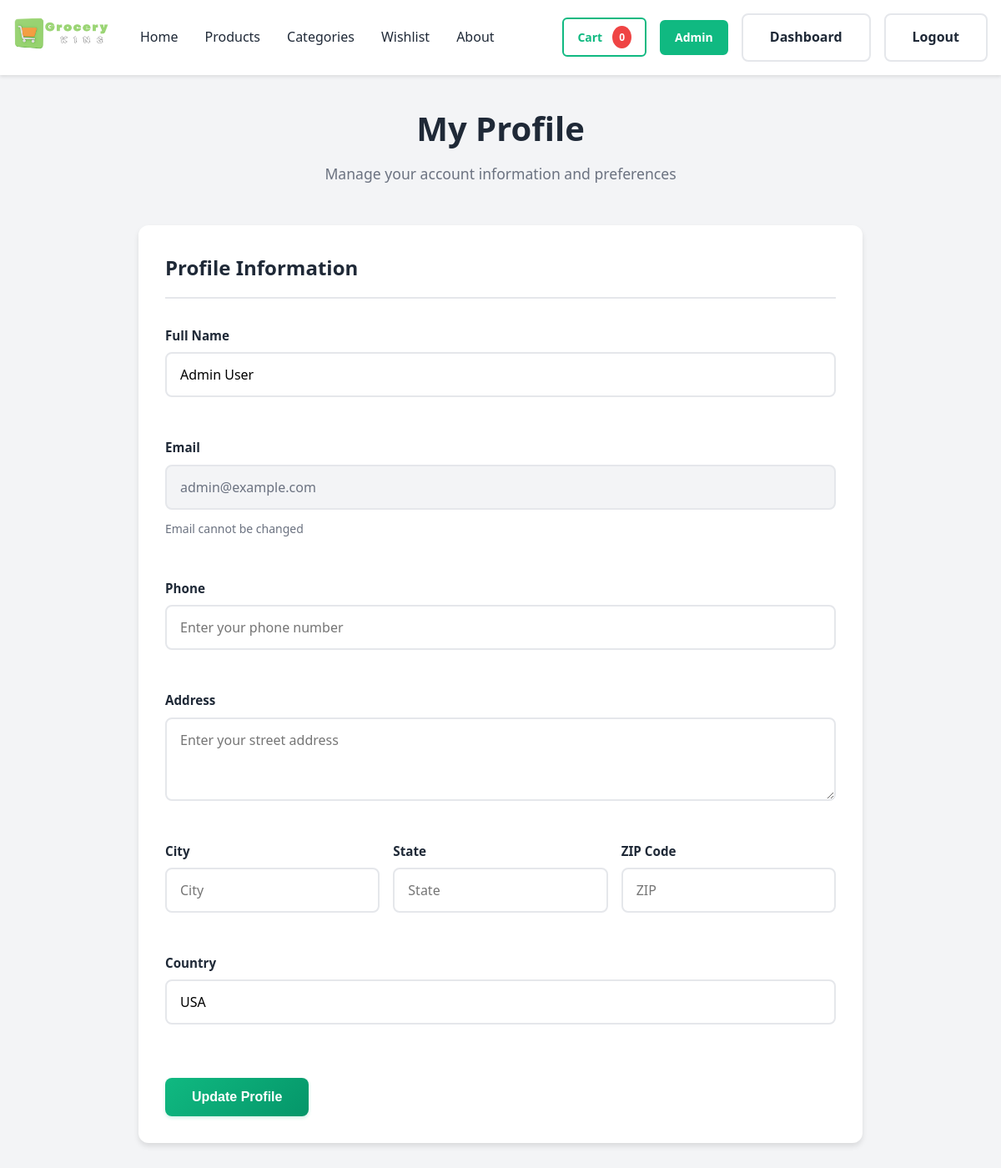
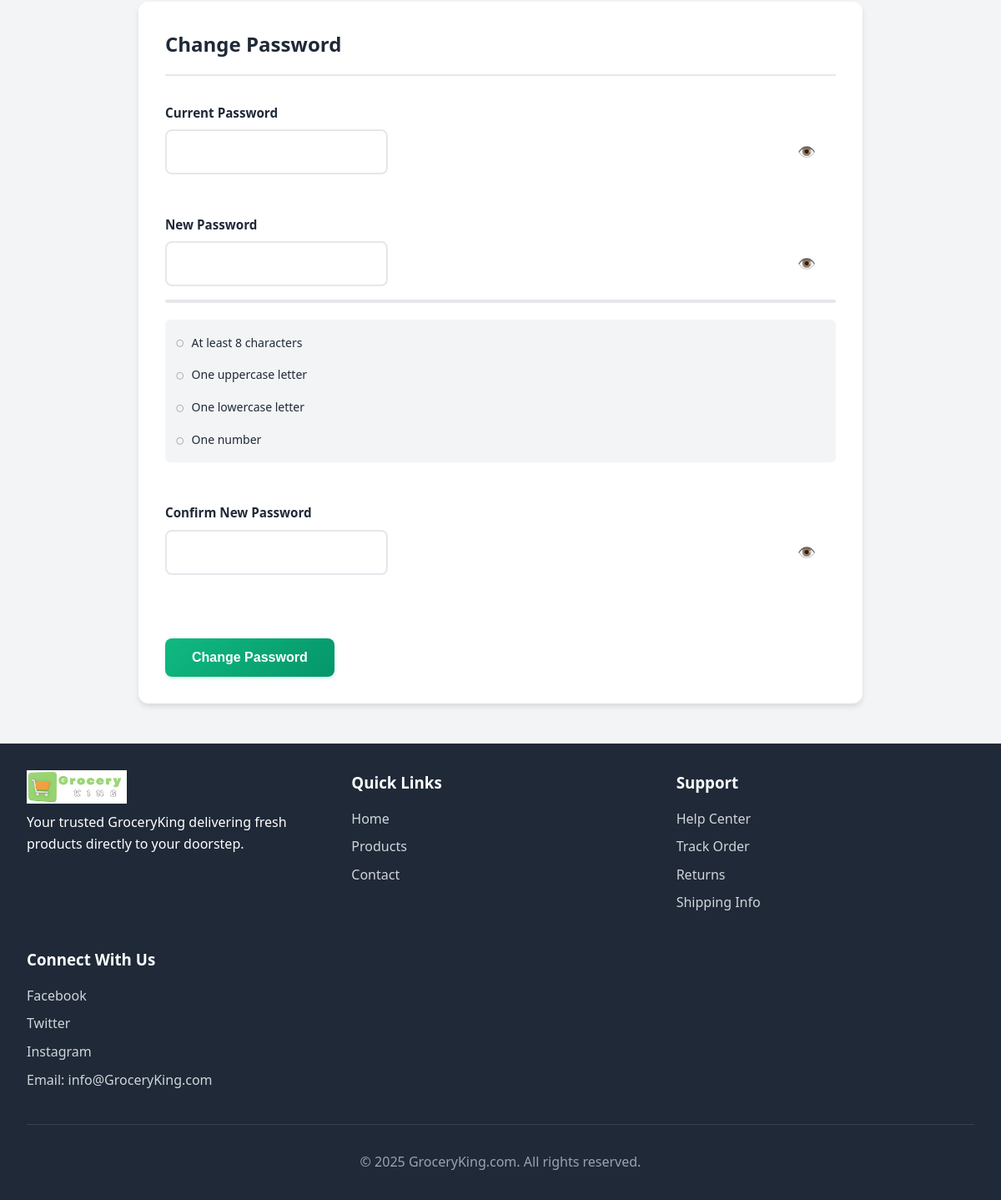
Screenshot of /user/profile.php (signed in) with the database file from the repository (2 pictures, top to bottom).
### tables this page shows
CREATE TABLE users (
    id INT PRIMARY KEY AUTO_INCREMENT,
    name VARCHAR(100) NOT NULL,
    email VARCHAR(100) UNIQUE NOT NULL,
    password VARCHAR(255) NOT NULL,
    phone VARCHAR(20),
    address TEXT,
    city VARCHAR(50),
    state VARCHAR(50),
    zip VARCHAR(10),
    country VARCHAR(50) DEFAULT 'USA',
    role ENUM('customer', 'admin') DEFAULT 'customer',
    email_verified BOOLEAN DEFAULT FALSE,
    created_at TIMESTAMP DEFAULT CURRENT_TIMESTAMP,
    updated_at TIMESTAMP DEFAULT CURRENT_TIMESTAMP ON UPDATE CURRENT_TIMESTAMP,
    INDEX idx_users_email (email),
    INDEX idx_users_role (role),
    INDEX idx_users_created (created_at)
);

### config/db.php (called while the page is built, shortened)
<?php
class Database {
    private static $instance = null;
    private $connection = null;
    private function __construct() {
        try {
            $host = getenv('DB_HOST') ?: 'localhost';
            $dbname = getenv('DB_NAME') ?: 'grocery_store';
            $username = getenv('DB_USER') ?: 'root';
            $password = getenv('DB_PASS') ?: '';
            $dsn = "mysql:host={$host};dbname={$dbname};charset=utf8mb4";
            $options = [
                PDO::ATTR_ERRMODE => PDO::ERRMODE_EXCEPTION,
                PDO::ATTR_DEFAULT_FETCH_MODE => PDO::FETCH_ASSOC,
                PDO::ATTR_EMULATE_PREPARES => false,
                PDO::ATTR_STRINGIFY_FETCHES => false,
                PDO::MYSQL_ATTR_INIT_COMMAND => "SET NAMES utf8mb4 COLLATE utf8mb4_unicode_ci"
            ];
            $this->connection = new PDO($dsn, $username, $password, $options);
        } catch (PDOException $e) {
            error_log("Database connection failed: " . $e->getMessage());
            throw new Exception("Database connection failed. Please check your configuration.");
}
    }
    public static function getInstance() {
        if (self::$instance === null) {
            self::$instance = new self();
        }
        return self::$instance;
    }
    public function getConnection() {
        return $this->connection;
    }
}

### config/functions.php (called while the page is built, shortened)
<?php
function isLoggedIn() {
    return isset($_SESSION['user_id']) && !empty($_SESSION['user_id']);
}
function getCurrentUserId() {
    return isLoggedIn() ? (int)$_SESSION['user_id'] : null;
}
function e($string) {
    return htmlspecialchars($string, ENT_QUOTES, 'UTF-8');
}

### classes/User.php (called while the page is built, shortened)
<?php
require_once __DIR__ . '/../config/db.php';
require_once __DIR__ . '/../config/functions.php';
class User {
    private $db;
    public function __construct() {
        $this->db = Database::getInstance()->getConnection();
    }
    public function getById($userId) {
        try {
            $stmt = $this->db->prepare("
                SELECT id, name, email, phone, address, city, state, zip, country, role, created_at
                FROM users
                WHERE id = ?
            ");
            $stmt->execute([$userId]);
            return $stmt->fetch();
        } catch (PDOException $e) {
            error_log("Get user error: " . $e->getMessage());
            return null;
        }
    }
}

### user/profile.php (the view, shortened to what this page needs)
<?php
require_once __DIR__ . '/../config/functions.php';
require_once __DIR__ . '/../config/db.php';
require_once __DIR__ . '/../classes/User.php';
$user = new User();
$userId = getCurrentUserId();
$userData = $user->getById($userId);
require_once __DIR__ . '/../includes/header.php';
?>
<div class="profile-container">
    <div class="profile-header">
        <h1>My Profile</h1>
        <p>Manage your account information and preferences</p>
    </div>
    <div class="profile-card" id="profileCard">
        <div class="profile-card-header">
            <h2 class="profile-card-title">Profile Information</h2>
        </div>
        <form method="POST" class="profile-form" id="profileForm">
            <div class="form-group">
                <label for="name">Full Name</label>
                <input type="text" id="name" name="name" value="<?php echo e($userData['name'] ?? ''); ?>" required>
            </div>
            <div class="form-group">
                <label for="email">Email</label>
                <input type="email" id="email" value="<?php echo e($userData['email'] ?? ''); ?>" disabled>
                <span class="form-help-text">Email cannot be changed</span>
            </div>
            <div class="form-group">
                <label for="phone">Phone</label>
                <input type="tel" id="phone" name="phone" value="<?php echo e($userData['phone'] ?? ''); ?>" placeholder="Enter your phone number">
            </div>
            <div class="form-group">
                <label for="address">Address</label>
                <textarea id="address" name="address" rows="3" placeholder="Enter your street address"><?php echo e($userData['address'] ?? ''); ?></textarea>
            </div>
            <div class="form-row">
                <div class="form-group">
                    <label for="city">City</label>
                    <input type="text" id="city" name="city" value="<?php echo e($userData['city'] ?? ''); ?>" placeholder="City">
                </div>
                <div class="form-group">
                    <label for="state">State</label>
                    <input type="text" id="state" name="state" value="<?php echo e($userData['state'] ?? ''); ?>" placeholder="State">
                </div>
                <div class="form-group">
                    <label for="zip">ZIP Code</label>
                    <input type="text" id="zip" name="zip" value="<?php echo e($userData['zip'] ?? ''); ?>" placeholder="ZIP">
                </div>
            </div>
            <div class="form-group">
                <label for="country">Country</label>
                <input type="text" id="country" name="country" value="<?php echo e($userData['country'] ?? 'USA'); ?>" placeholder="Country">
            </div>
            <div class="btn-group">
                <button type="submit" name="update_profile" class="btn-primary" id="updateProfileBtn">Update Profile</button>
            </div>
        </form>
    </div>
    <div class="profile-card">
        <div class="profile-card-header">
            <h2 class="profile-card-title">Change Password</h2>
        </div>
        <form method="POST" class="profile-form" id="passwordForm">
            <div class="form-group">
                <label for="current_password">Current Password</label>
                <div class="password-input-wrapper">
                    <input type="password" id="current_password" name="current_password" required>
                    <button type="button" class="password-toggle" data-target="current_password">👁️</button>
                </div>
            </div>
            <div class="form-group">
                <label for="new_password">New Password</label>
                <div class="password-input-wrapper">
                    <input type="password" id="new_password" name="new_password" required minlength="<?php echo PASSWORD_MIN_LENGTH; ?>">
                    <button type="button" class="password-toggle" data-target="new_password">👁️</button>
                </div>
                <div class="password-strength">
                </div>
                <div class="password-requirements" id="passwordRequirements">
                    <ul>
                        <li id="req-length">At least <?php echo PASSWORD_MIN_LENGTH; ?> characters</li>
                        <li id="req-uppercase">One uppercase letter</li>
                        <li id="req-lowercase">One lowercase letter</li>
                        <li id="req-number">One number</li>
                    </ul>
                </div>
            </div>
            <div class="form-group">
                <label for="confirm_password">Confirm New Password</label>
                <div class="password-input-wrapper">
                    <input type="password" id="confirm_password" name="confirm_password" required minlength="<?php echo PASSWORD_MIN_LENGTH; ?>">
                    <button type="button" class="password-toggle" data-target="confirm_password">👁️</button>
                </div>
            </div>
            <div class="btn-group">
                <button type="submit" name="change_password" class="btn-primary" id="changePasswordBtn">Change Password</button>
            </div>
        </form>
    </div>
</div>
<?php require_once __DIR__ . '/../includes/footer.php'; ?>

### public/css/style.css (style rules this page uses)
:root { --color-primary: #10b981; --color-primary-dark: #059669; --color-secondary: #f59e0b; --color-white: #ffffff; --color-dark: #1f2937; --color-light: #f3f4f6; --color-gray: #d1d5db; --color-border: #e5e7eb; --color-success: #10b981; --color-danger: #ef4444; --color-warning: #f59e0b; --color-info: #3b82f6; --spacing-base: 1rem; }
* { margin: 0; padding: 0; box-sizing: border-box; }
body { font-family: 'Segoe UI', Tahoma, Geneva, Verdana, sans-serif; color: var(--color-dark); background-color: var(--color-light); line-height: 1.6; }
.btn-primary { background-color: var(--color-primary); color: var(--color-white); }
.form-group { margin-bottom: 1.5rem; display: flex; flex-direction: column; }

### public/css/profile.css (style rules this page uses)
.profile-container { max-width: 900px; margin: 2rem auto; padding: 0 1rem; }
.profile-header { text-align: center; margin-bottom: 3rem; }
.profile-header h1 { font-size: 2.5rem; color: var(--color-dark); margin-bottom: 0.5rem; }
.profile-header p { color: #6b7280; font-size: 1.1rem; }
.profile-card { background: var(--color-white); border-radius: 12px; box-shadow: 0 4px 6px rgba(0, 0, 0, 0.1); padding: 2rem; margin-bottom: 2rem; transition: box-shadow 0.3s ease; }
.profile-card-header { display: flex; align-items: center; gap: 1rem; margin-bottom: 2rem; padding-bottom: 1rem; border-bottom: 2px solid var(--color-border); }
.profile-card-title { font-size: 1.5rem; color: var(--color-dark); margin: 0; }
.profile-form { display: flex; flex-direction: column; gap: 1.5rem; }
.form-group { display: flex; flex-direction: column; gap: 0.5rem; }
.form-group label { font-weight: 600; color: var(--color-dark); font-size: 0.95rem; }
.form-group input, .form-group textarea, .form-group select { padding: 0.875rem 1rem; border: 2px solid var(--color-border); border-radius: 8px; font-size: 1rem; transition: all 0.3s ease; font-family: inherit; background: var(--color-white); }
.form-group input:disabled { background: var(--color-light); cursor: not-allowed; color: #6b7280; }
.form-group textarea { resize: vertical; min-height: 100px; }
.form-help-text { font-size: 0.875rem; color: #6b7280; margin-top: 0.25rem; }
.form-row { display: grid; grid-template-columns: repeat(auto-fit, minmax(200px, 1fr)); gap: 1rem; }
.password-strength { margin-top: 0.5rem; height: 4px; background: var(--color-border); border-radius: 2px; overflow: hidden; }
.password-requirements { margin-top: 0.75rem; padding: 0.75rem; background: var(--color-light); border-radius: 6px; font-size: 0.875rem; }
.password-requirements ul { list-style: none; margin: 0; padding: 0; display: flex; flex-direction: column; gap: 0.5rem; }
.password-requirements li { display: flex; align-items: center; gap: 0.5rem; }
.password-requirements li::before { content: "○"; color: #9ca3af; font-size: 1.2rem; }
.btn-group { display: flex; gap: 1rem; margin-top: 1rem; }
.btn-primary { background: linear-gradient(135deg, var(--color-primary), var(--color-primary-dark)); color: var(--color-white); padding: 0.875rem 2rem; border: none; border-radius: 8px; font-size: 1rem; font-weight: 600; cursor: pointer; transition: all 0.3s ease; box-shadow: 0 2px 4px rgba(16, 185, 129, 0.2); }
.password-input-wrapper { position: relative; }
.password-toggle { position: absolute; right: 1rem; top: 50%; transform: translateY(-50%); background: none; border: none; color: #6b7280; cursor: pointer; font-size: 1.1rem; padding: 0.5rem; transition: color 0.3s ease; }

### rows the page displays
users: name "Admin User", email "admin@example.com", country "USA"

### other values shown
$cartCount "0"
PASSWORD_MIN_LENGTH "8"
SITE_NAME "GroceryKing.com"
